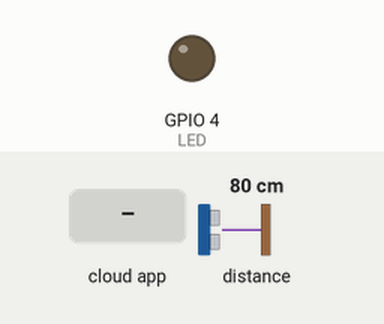
This sketch was run on a simulated ESP8266 (NodeMCU). Parts: output pins drawn as LEDs (lit = HIGH). Wiring (inferred from the names in the program): ultrasonic range finder: trigger GPIO 2; echo GPIO 0. The inputs (shaded band) are chosen by the test bench; at power-on: distance to the obstacle 80 cm. The echo pulse lasts 58.3 µs per cm; WiFi joins after 1.5 s; servers stay silent unless stated; the Firebase database answers and starts empty; pins used as bus, display or sensor lines are not drawn.

Above: at 2.7 s.
2.8 s: the phone or cloud app sets LED to 1
At 3.3 s:
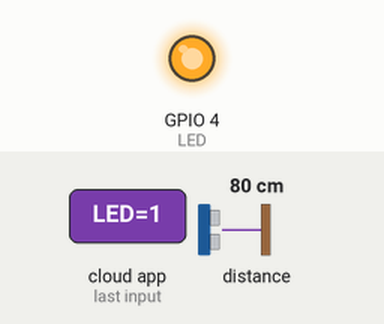
4.3 s: the phone or cloud app sets LED to 0
At 5.5 s:
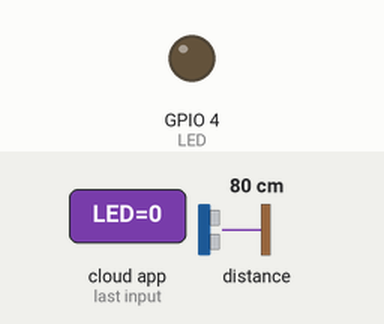
Timing chart, 0 to 7.3 s (numbered marks = the images above; inputs shaded):
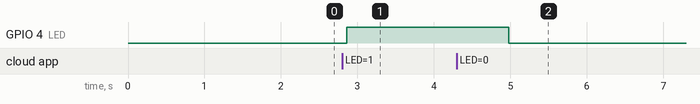

The sketch:

aquaAlert.ino
```cpp
#include <ESP8266WiFi.h>
#include <FirebaseESP8266.h>
#include <DNSServer.h>
#include <ESP8266WebServer.h>
#include <WiFiManager.h>

#define FIREBASE_HOST "aquaalert-1820-default-rtdb.firebaseio.com"
#define FIREBASE_AUTH "DDAKsneJ87qUFABdDg0fLiPzd26yfwPHniSzCYWq"

// defines pins numbers
const int trigPin = 2;  //D4
const int echoPin = 0;  //D3
const int LED = 4; //D2

// defines variables
long duration;
int distance = 0;
int wifi = 0;
int water = 0;
int water1 = 0;
int distanceSame = 1;
int lastDistance = -1;
int count1 = 0;
int count2 = 0;
int count3 = 0;
int led1 = 0;


//Firebase object..
FirebaseData firebaseData;
WiFiManager wifiManager;


void setup(){

  pinMode(trigPin, OUTPUT); // Sets the trigPin as an Output
  pinMode(echoPin, INPUT); // Sets the echoPin as an Input
  pinMode(LED, OUTPUT);

  wifiManager.autoConnect("Aqua","123456789");

  Firebase.begin(FIREBASE_HOST, FIREBASE_AUTH);

}
void loop(){

Firebase.getInt(firebaseData,"/LED");
if(firebaseData.intData() == 1)
  digitalWrite(LED, HIGH);
else
  digitalWrite(LED,LOW);


if(WiFi.status() != WL_CONNECTED){
  wifi = 0;
  Firebase.setInt(firebaseData, "/Connectivity", wifi);
  wifiManager.autoConnect("Aqua","123456789");
}
else{
  wifi = 1;
  Firebase.setInt(firebaseData, "/Connectivity", wifi);
}


// Clears the trigPin
    digitalWrite(trigPin, LOW);
    delayMicroseconds(2);

// Sets the trigPin on HIGH state for 10 micro seconds
    digitalWrite(trigPin, HIGH);
    delayMicroseconds(10);
    digitalWrite(trigPin, LOW);

// Reads the echoPin, returns the sound wave travel time in microseconds
    duration = pulseIn(echoPin, HIGH);

// Calculating the distance
Firebase.setInt(firebaseData, "/Distance", distance);
distance= duration*0.034/2;

if(distance == lastDistance) {
    // Increment counter
    distanceSame++;
} else {
    distanceSame = 1;
}
// prepare lastDistance for next cycle
lastDistance = distance;


water1 = water;
switch(distance){
case 1:
case 2:
case 3:water = 500;
       break;
case 4:
case 5:
case 6: water = 400;
        break;
case 7:
case 8:water = 300;
       break;
case 9:
case 10:
case 11:water = 200;
        break;
case 12:
case 13:water = 100;
        break;
case 14:
case 15:water = 0;
        break;
default : water = water1;
          break;
}
Firebase.getInt(firebaseData, "/Total");
  int count4 = firebaseData.intData();
if(distanceSame >= 4){
   Firebase.setInt(firebaseData, "/WaterLevel", water);
    if(water>=count1){
      count1=water;
      }
    else{
      count2=water;
      count3=count1-count2;
      count4=count4+count3;
      Firebase.setInt(firebaseData, "/WaterDrank", count3);
      Firebase.setInt(firebaseData,"/Total",count4);
      count1=count2;
      //LED OFF
      Firebase.setInt(firebaseData,"/LED",0);
     }
}
}
```

Measured:
- after the input at 2.8 s, GPIO 4 (LED): LOW → HIGH after 0.06 s
- after the input at 4.3 s, GPIO 4 (LED): HIGH → LOW after 0.68 s
